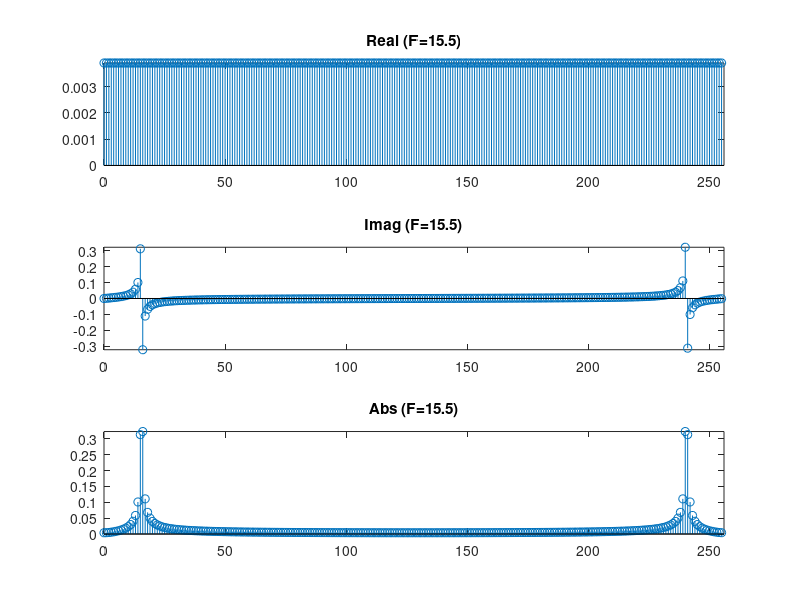

Reproduce this figure in MATLAB.
%% 3.3 - Untersuchungen
%

%%
% Parameters
M = 256; % Number of samples
FVec = [15.0, 50.0, 15.0, 15.25, 15.5]; % cosine signal frequencies

for F = FVec
  %%
  % Generate signal
  t = 0 : M - 1;
  x = cos(2*pi*F*t/M); 

  %%
  % Perform FT
  X = fft(x); 
  X = X / length(X);

  %%
  % plot Real / Imaginary
  subplot(3, 1, 1);
  %plot(t, real(X), 'bx', t, real(X), 'b');
  stem(t, real(X));
  title(strcat('Real (F=', num2str(F), ')'));
  axis([0 256 -inf inf]);

  subplot(3, 1, 2);
  %plot(t, imag(X), 'bx', t, imag(X), 'b');
  stem(t, imag(X));
  title(strcat('Imag (F=', num2str(F), ')'));
  axis([0 256 -inf inf]);

  subplot(3, 1, 3);
  %plot(t, abs(X), 'bx', t, abs(X), 'b');
  stem(t, abs(X));
  title(strcat('Abs (F=', num2str(F), ')'));
  axis([0 256 -inf inf]);
  
  pause;
end